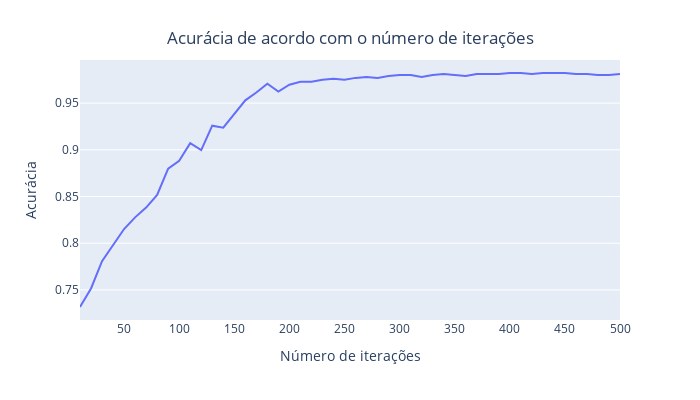

Notebook code cell kept with this figure:
### Code cell
import plotly.express as px
fig = px.line(results_df, 'Número de iterações', 'Acurácia', width=700, height=400)
fig.update_layout(xaxis = dict(tickmode = 'linear',
                                tick0 = 0,
                                dtick = 50, 
                                showgrid=False
                            ), 
                  title = {
                            'text': "Acurácia de acordo com o número de iterações",
                            'y': 0.92,
                            'x': 0.5,
                            'xanchor': 'center',
                            'yanchor': 'top'}
)
fig.show()

### Figure 1 — Plotly figure (JSON) as saved in the notebook; plotly's stock layout.template omitted (floating-point values rounded to 4 significant figures)
{"data": [{"hovertemplate": "Número de iterações=%{x}<br>Acurácia=%{y}<extra></extra>", "legendgroup": "", "line": {"color": "#636efa", "dash": "solid"}, "marker": {"symbol": "circle"}, "mode": "lines", "name": "", "orientation": "v", "showlegend": false, "type": "scatter", "x": [10, 20, 30, 40, 50, 60, 70, 80, 90, 100, 110, 120, 130, 140, 150, 160, 170, 180, 190, 200, 210, 220, 230, 240, 250, 260, 270, 280, 290, 300, 310, 320, 330, 340, 350, 360, 370, 380, 390, 400, 410, 420, 430, 440, 450, 460, 470, 480, 490, 500], "xaxis": "x", "y": [0.7317, 0.7515, 0.7807, 0.7974, 0.8152, 0.8277, 0.8382, 0.8517, 0.8799, 0.8883, 0.9071, 0.8997, 0.9258, 0.9237, 0.9384, 0.953, 0.9614, 0.9708, 0.9624, 0.9697, 0.9729, 0.9729, 0.975, 0.976, 0.975, 0.977, 0.9781, 0.977, 0.9791, 0.9802, 0.9802, 0.9781, 0.9802, 0.9812, 0.9802, 0.9791, 0.9812, 0.9812, 0.9812, 0.9823, 0.9823, 0.9812, 0.9823, 0.9823, 0.9823, 0.9812, 0.9812, 0.9802, 0.9802, 0.9812], "yaxis": "y"}], "layout": {"height": 400, "legend": {"tracegroupgap": 0}, "margin": {"t": 60}, "title": {"text": "Acurácia de acordo com o número de iterações", "x": 0.5, "xanchor": "center", "y": 0.92, "yanchor": "top"}, "width": 700, "xaxis": {"anchor": "y", "domain": [0, 1], "dtick": 50, "showgrid": false, "tick0": 0, "tickmode": "linear", "title": {"text": "Número de iterações"}}, "yaxis": {"anchor": "x", "domain": [0, 1], "title": {"text": "Acurácia"}}}}
